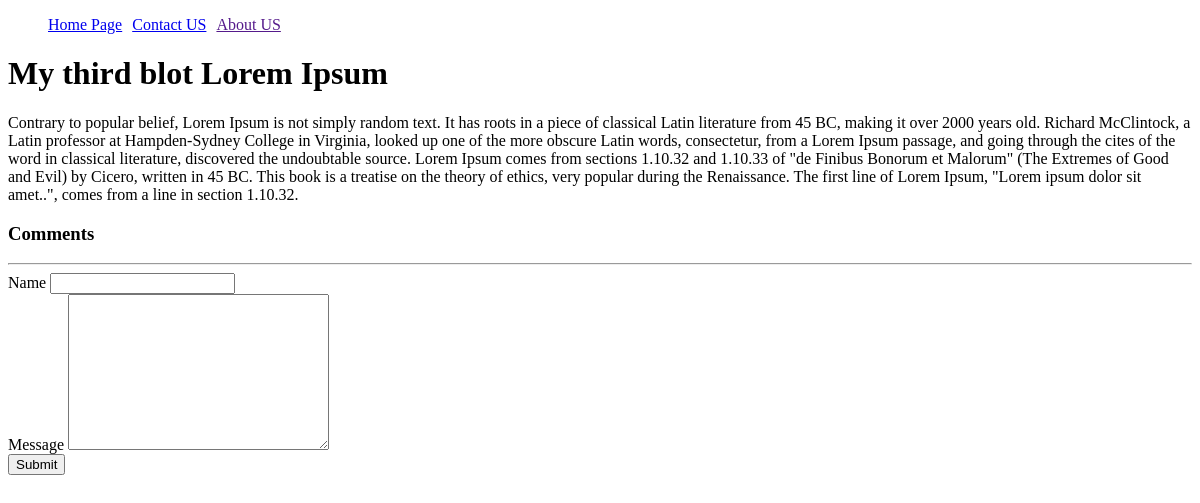
The app's page /blog-detail/3/, older data.
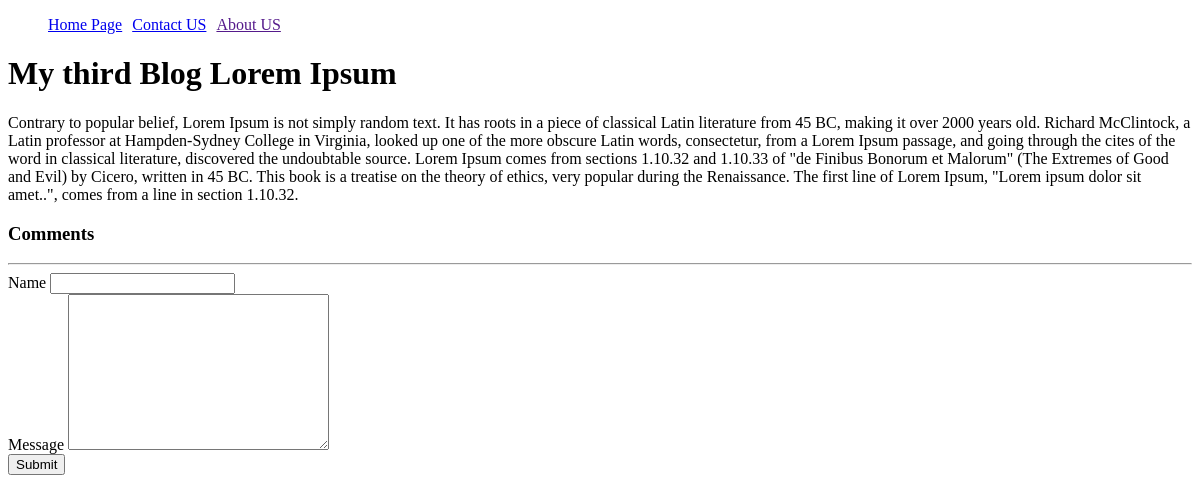
The same page, newer data.
### blog/models.py (models this page shows, shortened)
class Blog(models.Model):
    title = models.CharField(max_length=255)
    description = models.TextField()
    image = models.ImageField(upload_to="blog_posts/", default=None, null=True, blank=True)

### blog/views.py (the view, shortened to what this page needs)
# urls.py: path('blog-detail/<int:pk>/', blog_detail, name= "blog-detail"),
def blog_detail(request, pk):
    context= {}
    blog = Blog.objects.get(id = pk)
    context['blog'] = blog
    comments = Comment.objects.filter(blog = context['blog'])
    context['comments'] = comments
    return render(request, 'blog_detail.html', context)

### blog/templates/blog_detail.html (shortened to what this page needs)
{%extends 'base.html'%}
{%block content%}
<h1>{{blog.title}}</h1>
<p>{{blog.description}}</p>
<h3>Comments</h3>
<hr>
<form action="" method="POST">
    <label for="">Name</label>
    <input type="text" name="name">
    <br>
    <label for="">Message</label>
    <textarea name="message" id="" cols="30" rows="10"></textarea>
    <br>
    <button>Submit</button>
</form>
{%endblock%}

Row changes from the older to the newer data that the page shows:
changed Blog: title "My third blot Lorem Ipsum" → "My third Blog Lorem Ipsum"
